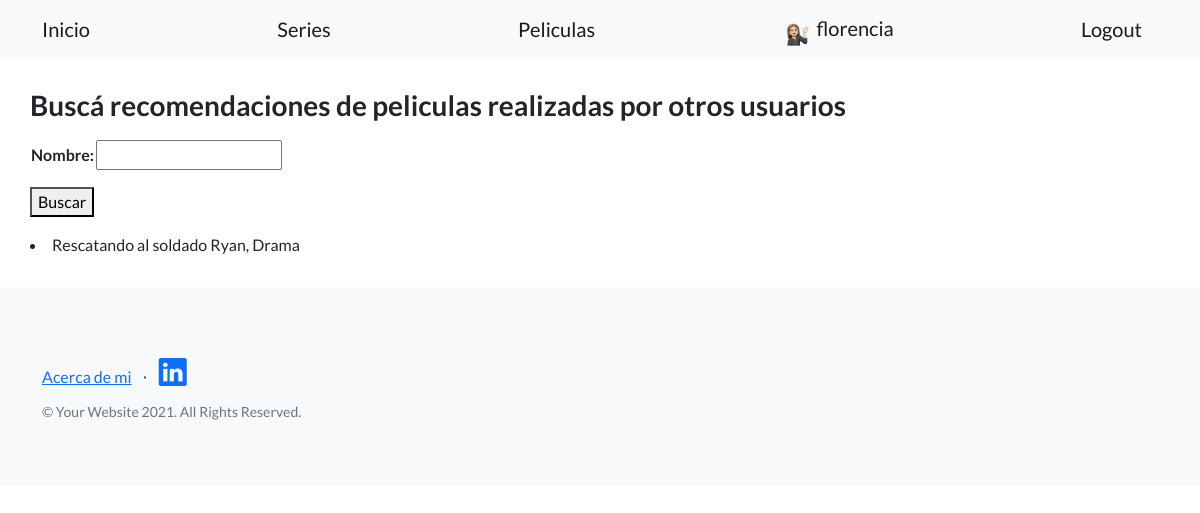
/recomendaciones/peliculas/buscar/ (signed in), run on an earlier commit of the app's database.
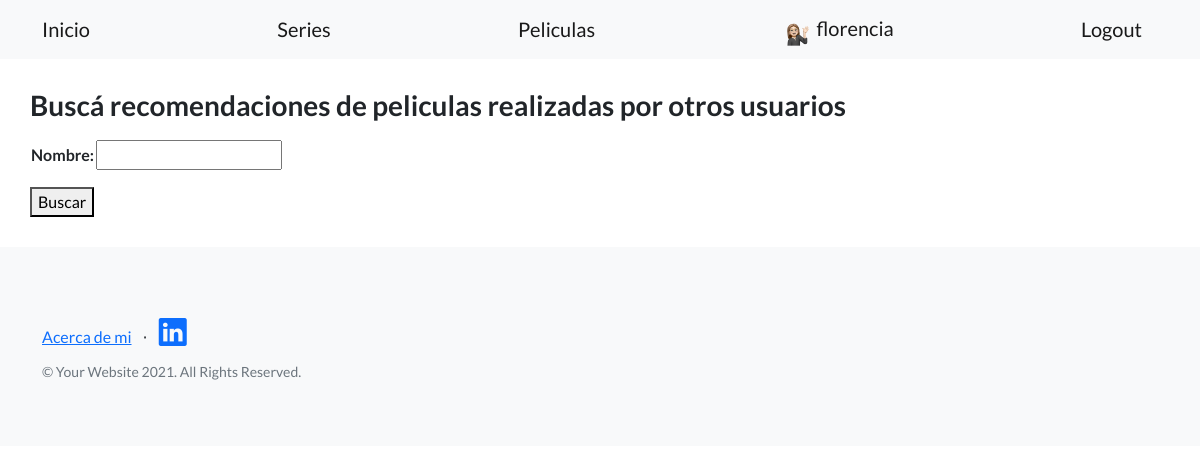
And on a later commit of the database.
### recomendaciones/models.py (models this page shows)
class Peliculas(models.Model):
    nombre = models.CharField(max_length=30)
    categoria = models.CharField(max_length=30)
    netflix = models.BooleanField()
    descripcion = RichTextField(blank=True, null=True)
    author = models.ForeignKey(User, on_delete=models.CASCADE)
    fecha = models.DateTimeField(default=timezone.now)
    def __str__(self):
        return f'{self.nombre}, {self.categoria}'

### recomendaciones/views.py (the view)
# urls.py: path('peliculas/buscar/', views.busqueda_peliculas, name = 'busqueda_peliculas'),
def busqueda_peliculas(request):
    nombre_a_buscar = request.GET.get('nombre', None)
    if nombre_a_buscar is not None:
        peliculas = Peliculas.objects.filter(nombre__icontains = nombre_a_buscar)
    else:
        peliculas = Peliculas.objects.all()
    form = PeliculaBusqueda()
    return render(request, 'recomendaciones/busqueda_peliculas.html', {'form': form, 'peliculas': peliculas})

### recomendaciones/forms.py
class PeliculaBusqueda(forms.Form):
    nombre = forms.CharField(max_length=30)

### recomendaciones/templates/recomendaciones/busqueda_peliculas.html (shortened to what this page needs)
{% extends 'index/index.html' %}
{% block body_block %}
<h3>Buscá recomendaciones de peliculas realizadas por otros usuarios</h3>
<form action="" method = 'get'>
    <table>
        {{form.as_table}}
    </table>
    <button>Buscar</button>
</form>
{% for pelicula in peliculas %}
    <li>{{pelicula}}</li>
{% endfor %}
{% endblock body_block %}

What changed in the data, as far as the page shows it:
removed Peliculas: nombre+categoria "Rescatando al soldado Ryan, Drama"
